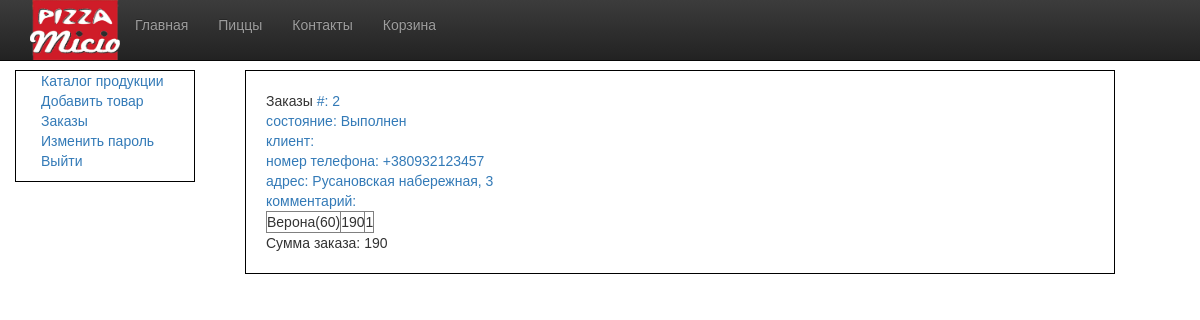
Page /admin.php?tab=orders&orderid=2 (signed in) on the committed database.
### tables this page shows
CREATE TABLE orders 
(id INT, status TEXT, orderid int, cus_name TEXT, cus_tel TEXT,
cus_email TEXT, cus_addr TEXT, item TEXT, price FLOAT, quan FLOAT,
comment TEXT, date TEXT);

### functions.php (the view, shortened to what this page needs)
<?php
function adminLoadTab() {
    if (isset($_GET['tab'])) {
        if ($_GET['tab'] == 'orders') {
            echo 'Заказы';
            showAllOrders();
        }
    } else {
        echo 'добавить картинку';
    }
}
function showAllOrders() {
    $db = new SQLite3('data.db');
    if (!isset($_GET['orderid'])) {
        $query = 'select id from orders where id=(select max(id) from orders)';
        $maxid = $db->query($query);
        $result = $maxid->fetchArray(SQLITE3_ASSOC);
        $n = $result['id'];
        echo '<table border=1>';
        echo '<tr><td></td><td>дата</td><td>номер</td><td>состояние</td><td>клиент</td><td>номер телефона</td>'
            . '<td>email</td><td>адрес</td><td>сумма заказа</td><td>комментарий</td></tr>';
        for ($i = $n; $i >= 1; $i--) {
            $query = 'select * from orders where orderid =' . $i;
            $result = $db->query($query)->fetchArray(SQLITE3_ASSOC);
            if (isset($result['orderid'])) {
                echo '<tr>';
                if ($result['status'] == 'В обработке') {
                    echo '<td><a href="admin.php?tab=orders&updid=' . $result['orderid']
                        . '"><i class="fa fa-check-square-o"></i></a></td>';
                } else {
                    echo '<td></td>';
                }
                echo '<td>' . $result['date'] . '</td>';
                echo '<td><a href="admin.php?tab=orders&orderid=' . $result['orderid'] . '">' . $result['orderid'] . '</a></td>';
                echo '<td>' . $result['status'] . '</td>';
                echo '<td>' . $result['cus_name'] . '</td>';
                echo '<td>' . $result['cus_tel'] . '</td>';
                echo '<td>' . $result['cus_email'] . '</td>';
                echo '<td>' . $result['cus_addr'] . '</td>';
                echo '<td>' . orderCost($i) . '</td>';
                echo '<td>' . $result['comment'] . '</td>';
                echo '</tr>';
            }
        }
        echo '</table>';
    } else {
        showExactOrder($_GET['orderid']);
    }
}
function showExactOrder($orderid) {
    $db = new SQLite3('data.db');
    $query = 'select * from orders where id=(select max(id) from orders)';
    $maxid = $db->query($query);
    $result = $maxid->fetchArray(SQLITE3_ASSOC);
    $n = $result['id'];
    $query = 'select * from orders where orderid =' . $orderid;
    $result = $db->query($query)->fetchArray(SQLITE3_ASSOC);
    echo '<a> #: ' . $orderid . '</a><br><a> состояние: ' . $result['status'] . '</a><br>';
    echo '<a> клиент: ' . $result['cus_name'] . '</a><br>';
    echo '<a> номер телефона: ' . $result['cus_tel'] . '</a><br>';
    echo '<a> адрес: ' . $result['cus_addr'] . '</a><br>';
    echo '<a> комментарий: ' . $result['comment'] . '</a><br>';
    echo '<table border=1>';
    for ($i = 1; $i <= $n; $i++) {
        $query = 'select * from orders where id =' . $i;
        $result = $db->query($query)->fetchArray(SQLITE3_ASSOC);
        if ($result['orderid'] == $orderid) {
            echo '<tr>';
            echo '<td>' . $result['item'] . '</td>';
            echo '<td>' . $result['price'] . '</td>';
            echo '<td>' . $result['quan'] . '</td>';
            echo '</tr>';
        }
    }
    echo '</table>';
    echo 'Сумма заказа: ' . orderCost($orderid);
}
function orderCost($orderid) {
    $db = new SQLite3('data.db');
    $query = 'select id from orders where id=(select max(id) from orders)';
    $result = $db->query($query)->fetchArray(SQLITE3_ASSOC);
    $n = $result['id'];
    $order_cost = 0;
    for ($i = 1; $i <= $n; $i++) {
        $query = 'select * from orders where id =' . $i;
        $result = $db->query($query)->fetchArray(SQLITE3_ASSOC);
        if ($result['orderid'] == $orderid) {
            $order_cost = $order_cost + $result['price'] * $result['quan'];
        }
    }
    return $order_cost;
}

### css/style.css (style rules this page uses)
body { margin-bottom: 150px; }
.body { font-family: Verdana, Geneva, sans-serif; }

### rows in the picture
orders: status "Выполнен", cus_tel "+380932123457", cus_addr "Русановская набережная, 3", item "Верона(60)", price "190", quan "1"

### other values in the picture
$orderid "2"
orderCost($orderid) "190"
